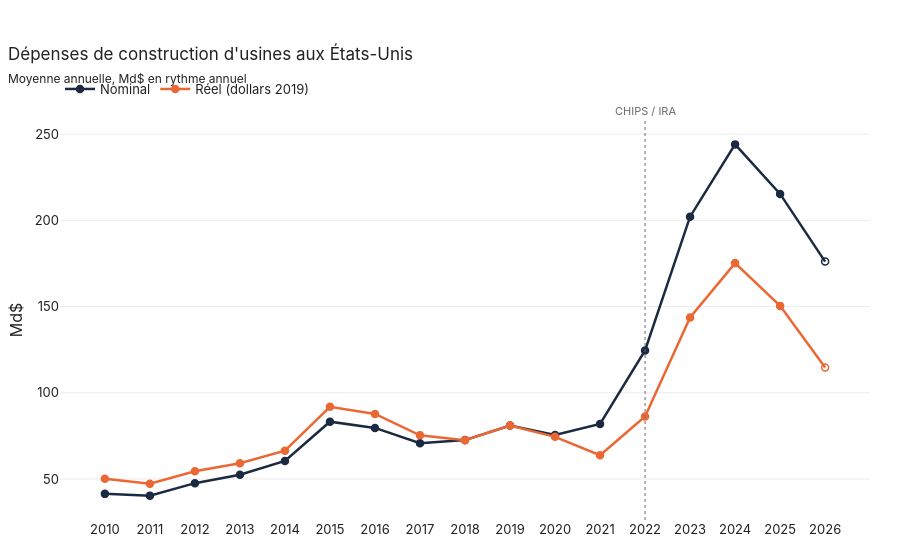

Notebook code for this chart:
### Markdown cell above
## 2. Construction d'usines

### Code cell
plot_years(fred, 'date', ['TLMFGCONS', 'TLMFGCONS_real'], scale=1000,
           title="Dépenses de construction d'usines aux États-Unis",
           subtitle='Moyenne annuelle, Md$ en rythme annuel', ytitle='Md$')

### Figure 1 — Plotly figure (JSON) as saved in the notebook; plotly's stock layout.template omitted (floating-point values rounded to 4 significant figures)
{"data": [{"hovertemplate": "Nominal : %{y:,.0f}<extra></extra>", "line": {"color": "#1b2a41", "width": 2.5}, "marker": {"color": "#1b2a41", "line": {"color": "#1b2a41", "width": 1.5}, "size": 7, "symbol": ["circle", "circle", "circle", "circle", "circle", "circle", "circle", "circle", "circle", "circle", "circle", "circle", "circle", "circle", "circle", "circle", "circle-open"]}, "mode": "lines+markers", "name": "Nominal", "type": "scatter", "x": [2010, 2011, 2012, 2013, 2014, 2015, 2016, 2017, 2018, 2019, 2020, 2021, 2022, 2023, 2024, 2025, 2026], "y": [41.36, 40.34, 47.57, 52.45, 60.46, 83.23, 79.61, 70.78, 72.54, 81.01, 75.47, 81.95, 124.6, 202.2, 244.1, 215.4, 176.1]}, {"hovertemplate": "Réel (dollars 2019) : %{y:,.0f}<extra></extra>", "line": {"color": "#eb6834", "width": 2.5}, "marker": {"color": "#eb6834", "line": {"color": "#eb6834", "width": 1.5}, "size": 7, "symbol": ["circle", "circle", "circle", "circle", "circle", "circle", "circle", "circle", "circle", "circle", "circle", "circle", "circle", "circle", "circle", "circle", "circle-open"]}, "mode": "lines+markers", "name": "Réel (dollars 2019)", "type": "scatter", "x": [2010, 2011, 2012, 2013, 2014, 2015, 2016, 2017, 2018, 2019, 2020, 2021, 2022, 2023, 2024, 2025, 2026], "y": [50.13, 47.23, 54.48, 59.08, 66.42, 91.89, 87.74, 75.3, 72.53, 81.02, 74.44, 63.8, 86.28, 143.7, 175.2, 150.4, 114.7]}], "layout": {"annotations": [{"font": {"color": "#6b6b6b", "size": 11}, "showarrow": false, "text": "CHIPS / IRA", "x": 2022, "xanchor": "center", "y": 1, "yanchor": "bottom", "yref": "paper"}], "shapes": [{"line": {"color": "#6b6b6b", "dash": "dot", "width": 1}, "type": "line", "x0": 2022, "x1": 2022, "xref": "x", "y0": 0, "y1": 1, "yref": "y domain"}], "showlegend": true, "title": {"subtitle": {"text": "Moyenne annuelle, Md$ en rythme annuel"}, "text": "Dépenses de construction d'usines aux États-Unis"}, "yaxis": {"title": {"text": "Md$"}}}}
